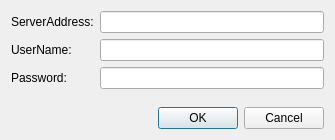
<?xml version="1.0" encoding="UTF-8"?>
<ui version="4.0">
 <class>ConnectDialog</class>
 <widget class="QDialog" name="ConnectDialog">
  <property name="geometry">
   <rect>
    <x>0</x>
    <y>0</y>
    <width>335</width>
    <height>140</height>
   </rect>
  </property>
  <property name="sizePolicy">
   <sizepolicy hsizetype="Fixed" vsizetype="Fixed">
    <horstretch>0</horstretch>
    <verstretch>0</verstretch>
   </sizepolicy>
  </property>
  <property name="minimumSize">
   <size>
    <width>335</width>
    <height>140</height>
   </size>
  </property>
  <property name="maximumSize">
   <size>
    <width>335</width>
    <height>140</height>
   </size>
  </property>
  <property name="windowTitle">
   <string>Connection</string>
  </property>
  <layout class="QVBoxLayout" name="verticalLayout">
   <item>
    <layout class="QFormLayout" name="formLayout">
     <item row="0" column="1">
      <widget class="QLineEdit" name="AddressEditor"/>
     </item>
     <item row="0" column="0">
      <widget class="QLabel" name="label">
       <property name="text">
        <string>ServerAddress:</string>
       </property>
      </widget>
     </item>
     <item row="1" column="0">
      <widget class="QLabel" name="label_2">
       <property name="text">
        <string>UserName:</string>
       </property>
      </widget>
     </item>
     <item row="1" column="1">
      <widget class="QLineEdit" name="UserNameEditor"/>
     </item>
     <item row="2" column="0">
      <widget class="QLabel" name="label_3">
       <property name="text">
        <string>Password:</string>
       </property>
      </widget>
     </item>
     <item row="2" column="1">
      <widget class="QLineEdit" name="PasswordEditor">
       <property name="echoMode">
        <enum>QLineEdit::Password</enum>
       </property>
      </widget>
     </item>
    </layout>
   </item>
   <item>
    <widget class="QDialogButtonBox" name="buttonBox">
     <property name="orientation">
      <enum>Qt::Horizontal</enum>
     </property>
     <property name="standardButtons">
      <set>QDialogButtonBox::Cancel|QDialogButtonBox::Ok</set>
     </property>
    </widget>
   </item>
  </layout>
 </widget>
 <resources/>
 <connections>
  <connection>
   <sender>buttonBox</sender>
   <signal>accepted()</signal>
   <receiver>ConnectDialog</receiver>
   <slot>accept()</slot>
   <hints>
    <hint type="sourcelabel">
     <x>248</x>
     <y>254</y>
    </hint>
    <hint type="destinationlabel">
     <x>157</x>
     <y>274</y>
    </hint>
   </hints>
  </connection>
  <connection>
   <sender>buttonBox</sender>
   <signal>rejected()</signal>
   <receiver>ConnectDialog</receiver>
   <slot>reject()</slot>
   <hints>
    <hint type="sourcelabel">
     <x>316</x>
     <y>260</y>
    </hint>
    <hint type="destinationlabel">
     <x>286</x>
     <y>274</y>
    </hint>
   </hints>
  </connection>
 </connections>
</ui>
